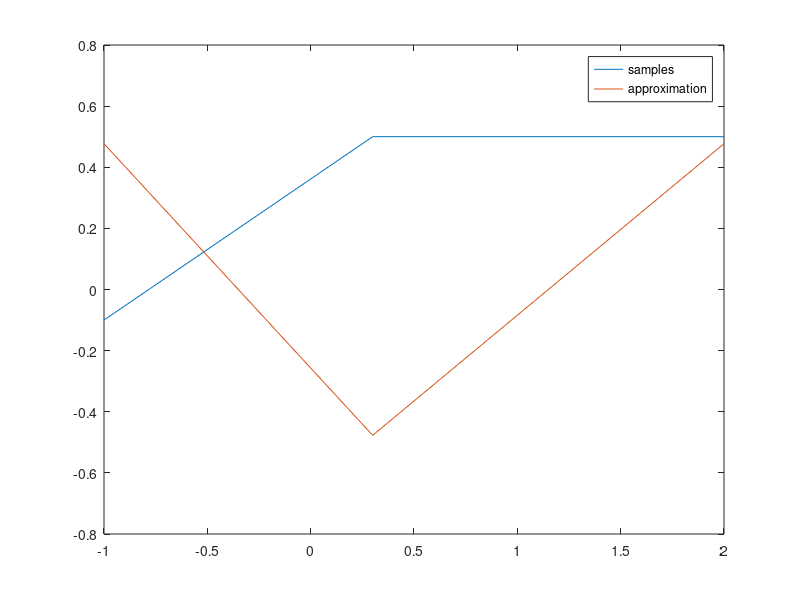
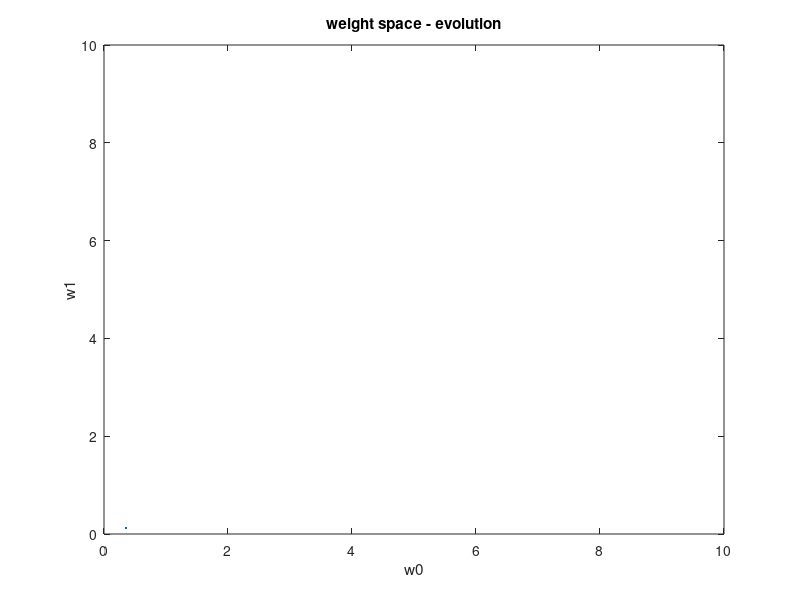

Write MATLAB code to recreate these figures, in order.
#! /usr/bin/octave -qf

#
# Here we are comparing 3 different learning algorithms,
# demonstrated on a simple perceptron.
# i)   gradient decsent
# ii)  line-search
# iii) conjugate gradient descent
#


# X' = transposed(X)

exoa = 0;
exob = 0;
exoc = 0;

# Weight vector: w[0=>threshold, 1=>input-weight]
a = 0.5;
global w = [unifrnd(-a, a); unifrnd(-a, a)]

# Output vector: t[trainingSampleId]
global t = [-0.1, 0.5, 0.5]

# Input matrix: X[trainingSampleId][0=>bias, 1=>input]
global input = [-1.0, 0.3, 2.0]
global X = [1.0, 1.0, 1.0; input]


# Returns the neuron's output/activity
function _y = y(x, w)
	_y = w' * x
	_y = _y(1) + _y(2)
endfunction

#function _error = error(y, t)
#	_error = 0.5 * (y - t)^2
#endfunction

# the training error
function _Error = Error()
	global X
	global w
	global t
	_Error = 0.5 * sumsq(w' * X - t);
endfunction

# H = 2XX'
function _H = H()
	global X
	_H = 2 * X * X';
endfunction

# Returns the gradient for the current error
function _gradient = gradient()
	global w
	global X
	global t
	b = -2 * X * t';
	_gradient = H() * w + b;
endfunction

#################################
# save w0/1 for plotting
w0 = [w(1)];
w1 = [w(2)];

# 1a) Gradient Descent
if (exoa == 1)
	global w;
	iterations = 100;
	rate = 0.5;
	for i = 1:iterations
		g = gradient();
		w = w + rate * g;
		w0(end+1) = w(1);
		w1(end+1) = w(2);
	endfor
endif

# 1b) Line search
if (exob == 1)
	global w
	iterations = 15;
	for i = 1:iterations
		g = gradient();
		alpha = - (g' * g) / (g' * H() * g);
		w = w + alpha * g;
		w0(end+1) = w(1);
		w1(end+1) = w(2);
	endfor
endif

# 1c) Conjugate Gradient
if (exoc == 1)
	gold = gradient();
	w = -gold;
	d = -gold;
	iterations = 20;
	for i = 1:iterations
		alpha = -(d' * gold) / (d' * H() * d);
		w = w + alpha * d;
		gnew = gradient();
		if (1 == 0)
			break;
		endif
		beta = -(gnew' * gnew) / (gold' * gold);
		d = gnew + beta * d;
		gold = gnew;

		#Error()
		w0(end+1) = w(1);
		w1(end+1) = w(2);
	endfor
endif



# Plot the samples vs the approximation
global output = t
global approxOutput = [y(X(1), w), y(X(2), w), y(X(3), w)]
title("target space - samples and approximation")
plot(input, [output; approxOutput])
legend(["samples"; "approximation"]);
print("approximation.png", "-dpng")

# Plot the weights evolution over the iteration steps
plot(w0, w1)
title("weight space - evolution")
xlabel("w0");
ylabel("w1");
axis([0 10 0 10])
#legend("uiae");
print("weightsEvolution.png", "-dpng")
